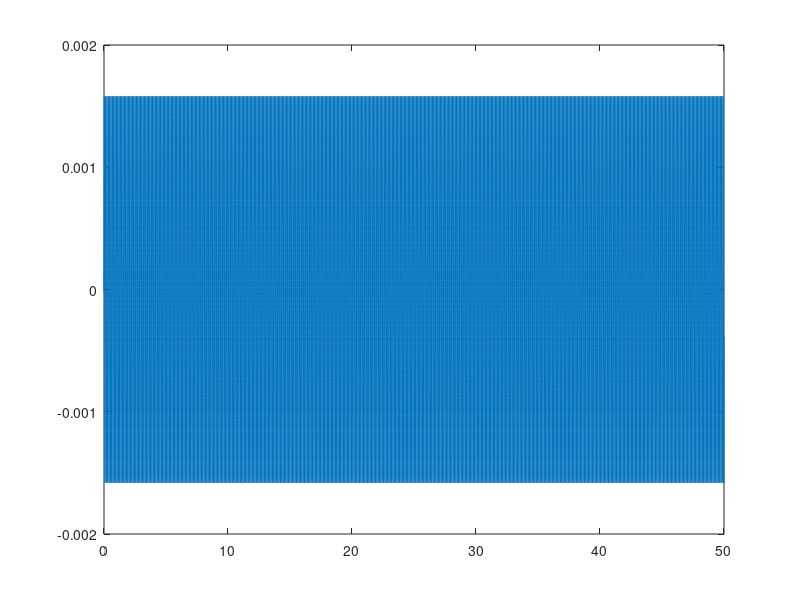
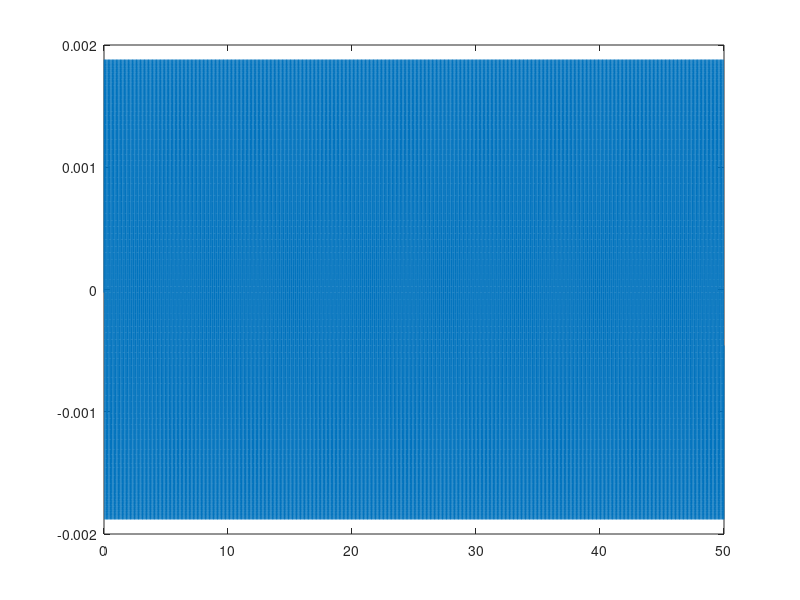
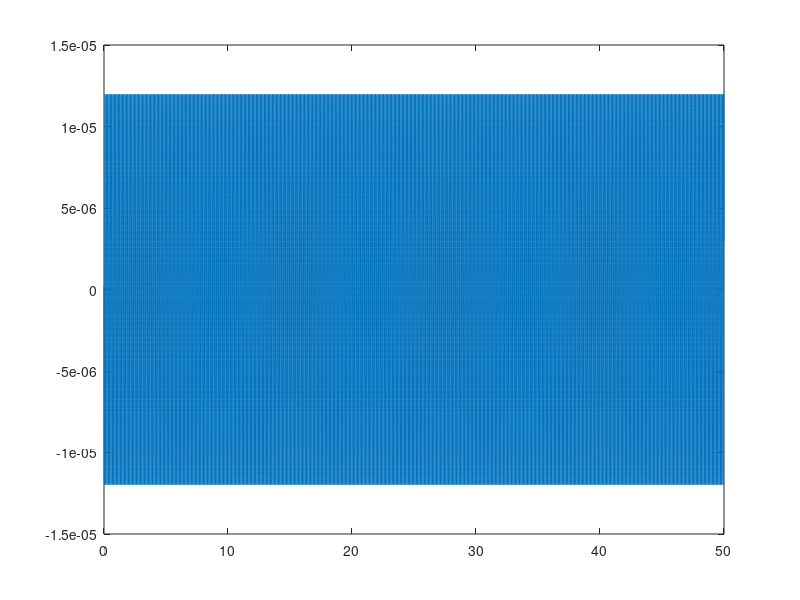
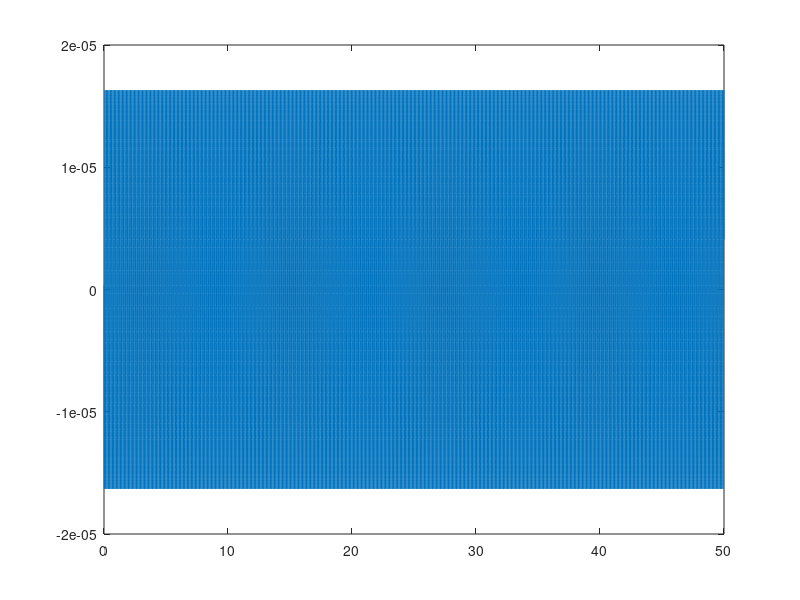

Recreate these plots in MATLAB, in order. (Note: this script raises an error after producing the figures.)

% 
% Proyecto Integrador de Mecánica Vibratoria
% Análisis de Vibraciones en vehículo con simetría axial de 4 GDL
%


clc
clear all
close all

%%
% Datos del sistema

m1 = 25;    % Kg
m2 = m1;    % Kg
m3 = 1000;  % Kg
J = 500;    % Kg*m^2

k1 = 80000;     % N/m
k2 = 300000;     % N/m
k3 = 40000;      % N/m
k4 = k2;        % N/m

c1 = 4000;  % N*s/m
c2 = 4000;  % N*s/m

l1 = 2;     % m
l2 = 1;     % m

gdl = 4;

dt = 0.001;
t = 0:dt:50;

% Condiciones iniciales en coordenadas geométricas
x0 = [0;
    0;
    0.07;
    0.01];

xd0 = [0;
    0;
    0;
    0];

%%
% Matrices

M = [m1, 0, 0, 0;
    0, m2, 0, 0;
    0, 0, m3, 0;
    0, 0, 0, J];

C = [c1, 0, -c1, -c1*l1;
    0, c2, -c2, c2*l2;
    -c1, -c2, c1+c2, c1*l1 - c2*l2;
    -c1*l1, c2*l2, c1*l1 - c2*l2, c1*l1^2 + c2*l2^2];
 
K = [k1 + k2, 0, -k1, -k1*l1;
    0, k3 + k4, -k3, k3*l2;
    -k1, -k3, k1 + k3, k1*l1 - k3*l2;
    -k1*l1, k3*l2, k1*l1 - k3*l2, k1*l1^2 + k3*l2^2];

L = [k2;    % Matriz de participación de carga. Pn = L*P(t)
    k4;
    0; 
    0];

zeta_n = [0.05;
    0.01;
    0.01;
    0.01];

[FI, Wn] = eig(K, M);
[X, wx] = eig(M\K);
X = fliplr(X);

Mn = diag(X'*M*X);
Kn = diag(X'*K*X);


%%
% Respuesta en vibraciones libres analíticamente


% Los wn son en realidad w^2
Wn_vec = diag(Wn);
Wnd = Wn_vec.*(1-zeta_n).^0.5;

y = zeros(4, length(t));

% Condiciones iniciales en coordenadas modales
y0 = FI'*M*x0;
yd0 = FI'*M*xd0;

for i = 1:gdl
    
   y(i, :) = (y0(i)*cos(Wnd(i)^0.5.*t) ...
   + ((yd0(i) + Wn_vec(i)^0.5*zeta_n(i)*y0(i))./Wnd(i)^0.5) ...
   .*sin(Wnd(i)^0.5.*t)).*exp(-zeta_n(i).*Wn_vec(i)^0.5.*t);
    
end

% Transformación a coordenadas geométricas
x = FI*y;

for i = 1:gdl
    
    figure(i)
    plot(t, x(i, :))
    
end

%% 
% Respuesta a carga periódica armónica de forma analítica

A = 0.04;  
lambda = 0.3;

v = 10*1000/3600;       % 40 km/h en m/s
wl = 2*pi*v/lambda;     % frec de la carga, función de la vel del auto

beta_n = wl./(Wn_vec.^0.5);
yf = zeros(4, length(t));


P0f = FI'*(A*L);           % Amplitud de carga generalizada

D = ((1-beta_n.^2).^2 + (2.*zeta_n.*beta_n).^2).^-0.5;
theta = atan(2.*zeta_n.*beta_n./(1-beta_n.^2));


for i=1:gdl
    
    yf(i, :) = (P0f(i)*D(i)/Kn(i)*sin(wl*t-theta(i)));
    
end

xf = FI*yf;
for i = 1:gdl
    
    figure(i)
    plot(t, xf(i, :))
    
end


%%
% Respuesta a carga armónica con ode45


P0_m = P0f./Mn;
y_ode_total = zeros(gdl, length(t));

for i = 1:gdl
    
    [t, y_ode] = ode45(@(t, y_ode) vibforz(t, y_ode, zeta_n(i), Wn_vec(i)^0.5, P0_m(i), wl), t, [y0(i); yd0(i)]);
    
    y_ode_total(i, :) = y_ode(:, 1);

    figure(2)
    plot(t, y_ode_total(i, :)) % y(:, 2) es la derivada de y(:, 1)
    hold on
    
    
%     figure(3)
%     error__ = x(i, :) - y(:, 1)';
%     plot(t, error__)
%     hold on

end

x_ode = FI*y_ode_total;
figure(5)
plot(t, x_ode(1, :)) % y(:, 2) es la derivada de y(:, 1)
hold on





%% 
% Función para implementar el ode45

function yd = vibforz(t, y, z, w, P0m, wL)

    A = [0, 1;
        -w^2, -2*z*w];
    L = [0;
        P0m*sin(wL*t)];
    yd = A*y + L;

end
